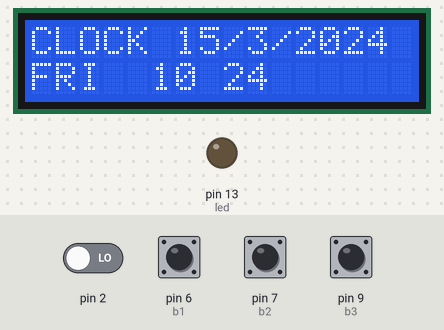
The sketch below on a simulated Arduino Uno, built with avr-gcc and run on an emulated ATmega328P. On the bench: 16×2 character LCD, output pins drawn as LEDs (lit = HIGH). The inputs (shaded band) are chosen by the test bench; at power-on: pin 6 (b1), pin 7 (b2), pin 9 (b3) HIGH, pin 2 LOW. The local clock reads 2024-03-15 10:24:30 at power-on unless the sketch sets it.

Above: at 1.2 s.
1.3 s: pin 9 (b3) pulled LOW for 1 s
At 2.9 s:
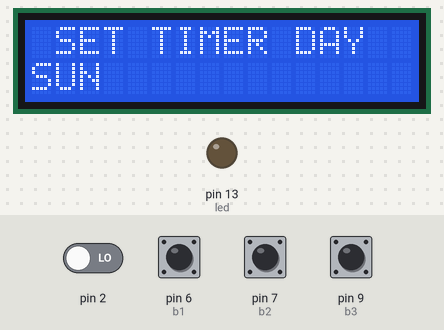
3.8 s: pin 6 (b1) pulled LOW for 0.15 s
At 4.9 s:
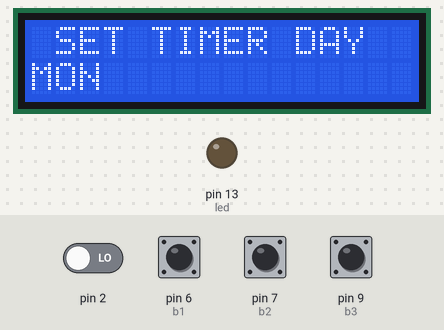
5.5 s: pin 6 (b1) pulled LOW for 1 s
At 7.6 s:
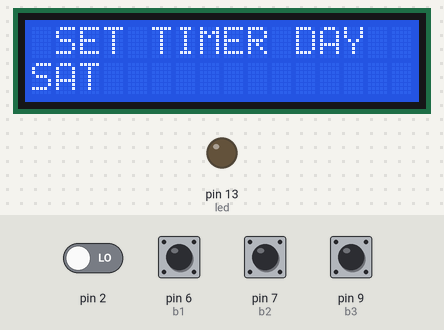
8.0 s: pin 6 (b1) pulled LOW for 0.15 s
At 9.4 s:
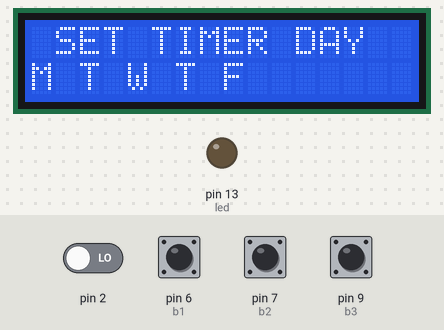
9.7 s: pin 9 (b3) pulled LOW for 1 s
At 11.7 s:
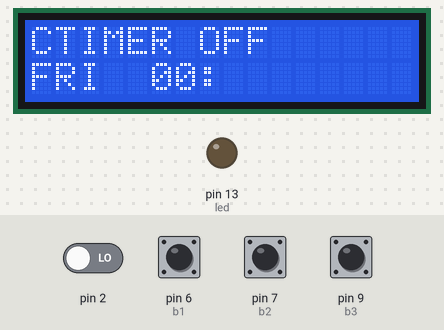
12.2 s: pin 9 (b3) pulled LOW for 0.15 s
At 13.7 s:
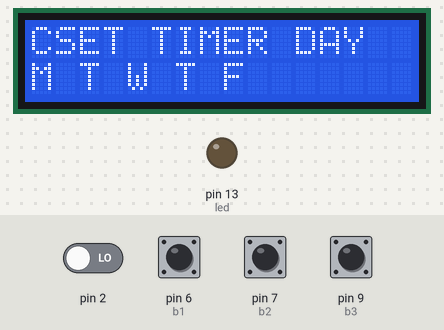
Timing chart, 0 to 14.9 s (numbered marks = the images above; inputs shaded):
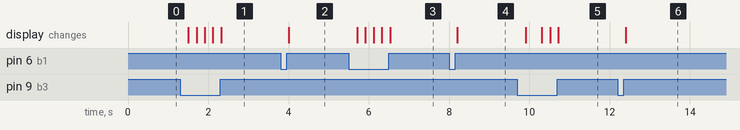

The sketch:

TIMER_23_08_2019.ino
```cpp
#include<Wire.h>
#include "DS3231.h"
#include <LiquidCrystal.h>     // inclui a biblioteca LiquidCrystal


RTClib RTC;

// inicializa a biblioteca e declara os pinos do LCD connectados ao Arduinp
const int rs = 12, en = 11, d4 = 5, d5 = 4, d6 = 3, d7 = 8;
LiquidCrystal lcd(rs, en, d4, d5, d6, d7);

byte relogio[8] = {B00000, B01110, B10101, B10111, B10001, B01110, B00000, B00000};


int const b1 = 6, b2 = 7, b3 = 9, led = 13;                                                         // declara os pinos dos botões 1,2 e 3 e do item a ser ligado ou desligado (neste caso, um LED funcionará como sinalizador)
int  segundo = 0, minuto = 0, hora = 0, dez_hora, uni_hora, dez_minuto, uni_minuto;                // variáveis que irão marcar o tempo
int hora_on = 0, minuto_on = 0, dez_hora_on, uni_hora_on, dez_minuto_on, uni_minuto_on;           // variáveis para marcar o tempo de configuração para ligar um item (TIMER ON)
int hora_off = 0, minuto_off = 0, dez_hora_off, uni_hora_off, dez_minuto_off, uni_minuto_off;    // variáveis para marcar o tempo de configuração para desligar um item (TIMER OFF)
int dia, dia_timer = 1;
int dia_rtc, mes_rtc, ano_rtc;
int a, b, c, d, e, f, h;
long g, i;

void setup() { //setup

  attachInterrupt(digitalPinToInterrupt(2), base, RISING);     //interrupção causada pelo subida do pulso gerado pelo 555

  lcd.begin(16, 2);     // configuração inicial que declara o tipo de LCD
  lcd.createChar(1, relogio);

  Wire.begin();


  pinMode(b1, INPUT_PULLUP); //aumenta
  pinMode(b2, INPUT_PULLUP); //diminui
  pinMode(b3, INPUT_PULLUP); //confirma
  pinMode(led, OUTPUT);


}

int menu = 1;
char pisca = 1;

void loop() {


  DateTime now = RTC.now();

  hora = int(now.hour());
  minuto = int(now.minute());
  dia_rtc = int (now.day());
  mes_rtc = int (now.month());
  ano_rtc = int (now.year());


  char mais = digitalRead(b1);
  char menos = digitalRead(b2);
  char confirma = digitalRead(b3);


  if (confirma == 0)
  {
    menu++;
    delay(200);

  }


  switch (menu)
  {


    case 1:

      a = (12 - mes_rtc) / 10;
      b = ano_rtc - a;
      c = mes_rtc + (12 * a);
      d = b / 100;
      e = d / 4;
      f = 2 - d + e;
      g = (365.25 * b);
      h = (30.6001 * (c + 1));
      i = f + g + h + dia_rtc + 5;
      dia = i % 7;


      clock_();
      contagem();

      lcd.setCursor(5, 1);
      lcd.print(dez_hora);
      lcd.print(uni_hora);
      lcd.setCursor(7, 1);
      if (pisca == 0)
      {
        lcd.print(":");
      }

      else
      {
        lcd.print(" ");
      }
      lcd.setCursor(8, 1);
      lcd.print(dez_minuto);
      lcd.print(uni_minuto);


      switch (dia) {    //dia da semana do relógio


        case 0:
          lcd.setCursor(0, 1);
          lcd.print("SAT  ");
          break;
        case 1:
          lcd.setCursor(0, 1);
          lcd.print("SUN  ");
          break;
        case 2:
          lcd.setCursor(0, 1);
          lcd.print("MON  ");
          break;
        case 3:
          lcd.setCursor(0, 1);
          lcd.print("TUE  ");
          break;
        case 4:
          lcd.setCursor(0, 1);
          lcd.print("WED  ");
          break;
        case 5:
          lcd.setCursor(0, 1);
          lcd.print("THU  ");
          break;
        case 6:
          lcd.setCursor(0, 1);
          lcd.print("FRI  ");
          break;


      }


      break;


    case 2: //timer on hora

      lcd.setCursor(0, 0);
      lcd.print(" TIMER ON      ");
      lcd.setCursor(0, 1);
      lcd.print("   ");//apagar dia da semana

      if (mais == 0)
      {
        hora_on++;
        if (hora_on == 24)
          hora_on = 0;
        delay(200);
      }

      if (menos == 0 && hora_on > 0)
      {
        hora_on--;
        delay(200);
      }

      separa_on();


      if (pisca == 0) {
        lcd.setCursor(5, 1);
        lcd.print(dez_hora_on);
        lcd.print(uni_hora_on);
      }
      else {
        lcd.setCursor(5, 1);
        lcd.print(" ");
        lcd.print(" ");
      }

      lcd.print(":");
      lcd.print(dez_minuto_on);
      lcd.print(uni_minuto_on);

      break;

    case 3://timer on minutos

      if (mais == 0)
      {
        minuto_on++;
        if (minuto_on == 60)
        {
          minuto_on = 0;
          hora_on++;
        }
        delay(200);
      }

      if (menos == 0 && minuto_on > 0)
      {
        minuto_on--;
        delay(200);
      }

      separa_on();


      lcd.setCursor(5, 1);
      lcd.print(dez_hora_on);
      lcd.print(uni_hora_on);
      lcd.print(":");
      if (pisca == 0) {
        lcd.print(dez_minuto_on);
        lcd.print(uni_minuto_on);
      }
      else
      {
        lcd.setCursor(8, 1);
        lcd.print(" ");
        lcd.print(" ");
      }
      break;


    case 4: //timer off hora

      lcd.setCursor(1, 0);
      lcd.print("TIMER OFF     ");

      if (mais == 0)
      {
        hora_off++;
        if (hora_off == 24)
          hora_off = 0;
        delay(200);
      }

      if (menos == 0 && hora_off > 0)
      {
        hora_off--;
        delay(200);
      }

      separa_off();


      if (pisca == 0) {
        lcd.setCursor(5, 1);
        lcd.print(dez_hora_off);
        lcd.print(uni_hora_off);
      }
      else {
        lcd.setCursor(5, 1);
        lcd.print(" ");
        lcd.print(" ");
      }

      lcd.print(":");
      lcd.print(dez_minuto_off);
      lcd.print(uni_minuto_off);

      break;

    case 5://timer off minutos

      if (mais == 0)
      {
        minuto_off++;
        if (minuto_off == 60)
        {
          minuto_off = 0;
          hora_off++;
        }
        delay(200);
      }

      if (menos == 0 && minuto_off > 0)
      {
        minuto_off--;
        delay(200);
      }

      separa_off();


      lcd.setCursor(5, 1);
      lcd.print(dez_hora_off);
      lcd.print(uni_hora_off);
      lcd.print(":");
      if (pisca == 0) {
        lcd.print(dez_minuto_off);
        lcd.print(uni_minuto_off);
      }
      else
      {
        lcd.setCursor(8, 1);
        lcd.print(" ");
        lcd.print(" ");
      }
      break;

    case 6: //dias da semana do timer

      lcd.setCursor(1, 0);
      lcd.print("SET TIMER DAY  ");

      if (mais == 0 && dia_timer < 10)
      {
        dia_timer++;
        delay(200);
      }

      if (menos == 0 && dia_timer > 1)
      {
        dia_timer--;
        delay(200);
      }

      switch (dia_timer) {

        case 1:
          lcd.setCursor(0, 1);
          lcd.print("SUN          ");
          break;
        case 2:
          lcd.setCursor(0, 1);
          lcd.print("MON          ");
          break;
        case 3:
          lcd.setCursor(0, 1);
          lcd.print("TUE          ");
          break;
        case 4:
          lcd.setCursor(0, 1);
          lcd.print("WED          ");
          break;
        case 5:
          lcd.setCursor(0, 1);
          lcd.print("THU          ");
          break;
        case 6:
          lcd.setCursor(0, 1);
          lcd.print("FRI          ");
          break;
        case 7:
          lcd.setCursor(0, 1);
          lcd.print("SAT          ");
          break;
        case 8:
          lcd.setCursor(0, 1);
          lcd.print("M T W T F ");
          break;
        case 9:
          lcd.setCursor(0, 1);
          lcd.print("M T W T F S  ");
          break;
        case 10:
          lcd.setCursor(0, 1);
          lcd.print("S M T W T F S");
          break;
      }

      break;

    case 7: //mostra o relógio

      clock_();
      if (hora_on == hora_off && minuto_on == minuto_off) {
        lcd.setCursor(15, 1);
        lcd.print(" ");
      }
      else {
        lcd.setCursor(15, 1);
        lcd.write(1);
      }

      lcd.setCursor(10, 1);
      lcd.print("   ");

      switch (dia) {    //dia da semana do relógio

          if (hora == 0 && minuto == 0) {
            dia = dia++;
          }

        case 1:
          lcd.setCursor(0, 1);
          lcd.print("SUN  ");
          break;
        case 2:
          lcd.setCursor(0, 1);
          lcd.print("MON  ");
          break;
        case 3:
          lcd.setCursor(0, 1);
          lcd.print("TUE  ");
          break;
        case 4:
          lcd.setCursor(0, 1);
          lcd.print("WED  ");
          break;
        case 5:
          lcd.setCursor(0, 1);
          lcd.print("THU  ");
          break;
        case 6:
          lcd.setCursor(0, 1);
          lcd.print("FRI  ");
          break;
        case 7:
          lcd.setCursor(0, 1);
          lcd.print("SAT  ");
          break;


      }


      contagem();

      lcd.setCursor(5, 1);
      lcd.print(dez_hora);
      lcd.print(uni_hora);
      lcd.setCursor(7, 1);
      if (pisca == 0)
      {
        lcd.print(":");
      }

      else
      {
        lcd.print(" ");
      }
      lcd.setCursor(8, 1);
      lcd.print(dez_minuto);
      lcd.print(uni_minuto);


      if (hora == hora_on && minuto == minuto_on && ((dia == dia_timer) || (dia_timer == 8 && dia > 1) && (dia_timer == 8 && dia < 7) || (dia_timer == 9 && dia > 1) && (dia_timer == 9 && dia <= 7) || dia_timer == 10))
      {
        digitalWrite(led, HIGH);

      }
      if (hora == hora_off && minuto == minuto_off && ((dia == dia_timer) || (dia_timer == 8 && dia > 1) && (dia_timer == 8 && dia < 7) || (dia_timer == 9 && dia > 1) && (dia_timer == 9 && dia <= 7) || dia_timer == 10))
      {
        digitalWrite(led, LOW);

      }

      break;


    case 8:

      menu = 2;

      break;
  }
}

void base()
{
  // segundo++;
  pisca = !pisca;
  contagem();

}

void contagem()
{
  if (segundo == 60)
  { minuto++;
    segundo = 0;

    if (minuto == 60)
    {
      hora++;
      minuto = 0;
      if (hora == 24)
      {
        dia++;
        hora = 0;
        if (dia == 8)
        {
          dia = 1;
        }
      }
    }
  }

  dez_hora = hora / 10;
  uni_hora = hora % 10;
  dez_minuto = minuto / 10;
  uni_minuto = minuto % 10;


}

void separa_on()
{


  dez_hora_on = hora_on / 10;
  uni_hora_on = hora_on % 10;
  dez_minuto_on = minuto_on / 10;
  uni_minuto_on = minuto_on % 10;


}
void separa_off()
{


  dez_hora_off = hora_off / 10;
  uni_hora_off = hora_off % 10;
  dez_minuto_off = minuto_off / 10;
  uni_minuto_off = minuto_off % 10;


}

void clock_() {
  lcd.setCursor(0, 0);
  lcd.print("CLOCK");
  lcd.print(" ");
  lcd.print(dia_rtc);
  lcd.print("/");
  lcd.print(mes_rtc);
  lcd.print("/");
  lcd.print(ano_rtc);
}
```

Measured:
- after the input at 1.3 s, the display: first changes after 0.21 s (image 1 shows a later state)
- after the input at 3.8 s, the display: changes after 0.21 s (image 2)
- after the input at 5.5 s, the display: first changes after 0.21 s (image 3 shows a later state)
- after the input at 8.0 s, the display: changes after 0.21 s (image 4)
- after the input at 9.7 s, the display: first changes after 0.21 s (image 5 shows a later state)
- after the input at 12.2 s, the display: changes after 0.21 s (image 6)
